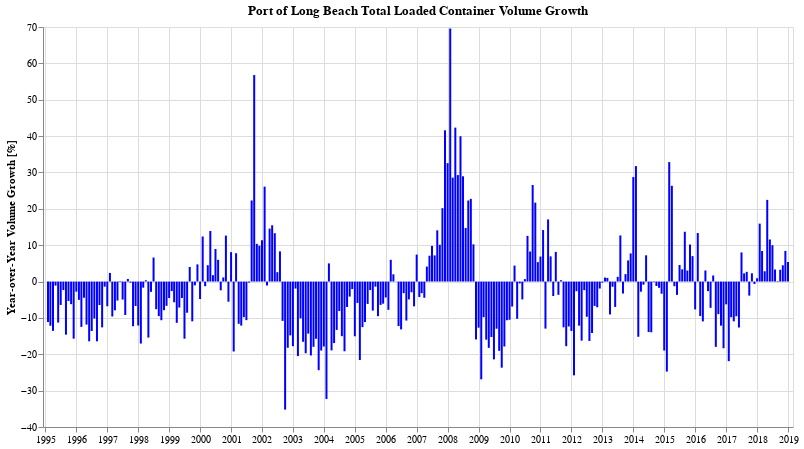

The code cell stored with this chart in its notebook:
### Code cell
doYoyChart(df_lb_raw, location='Long Beach', metric='Total Loaded')

### Figure 1 — Vega-Lite specification as saved in the notebook (floating-point values rounded to 4 significant figures; data arrays with more than 128 entries replaced by an {"elided": "..."} marker saying what was removed)
{"config": {"view": {"continuousWidth": 400, "continuousHeight": 300}}, "data": {"name": "data-ff0d30e2274fb95c8a9b8a2df3927c2e"}, "mark": {"type": "bar", "color": "blue", "width": 2}, "encoding": {"tooltip": [{"type": "temporal", "field": "dt", "format": "%b %Y"}, {"type": "quantitative", "field": "Total Loaded"}], "x": {"type": "temporal", "axis": {"title": ""}, "field": "dt"}, "y": {"type": "quantitative", "axis": {"title": "Year-over-Year Volume Growth [%]"}, "field": "Total Loaded"}}, "height": 400, "title": "Port of Long Beach Total Loaded Container Volume Growth", "width": 750, "$schema": "https://vega.github.io/schema/vega-lite/v4.0.2.json", "datasets": {"data-ff0d30e2274fb95c8a9b8a2df3927c2e": {"elided": "300 records"}}}
